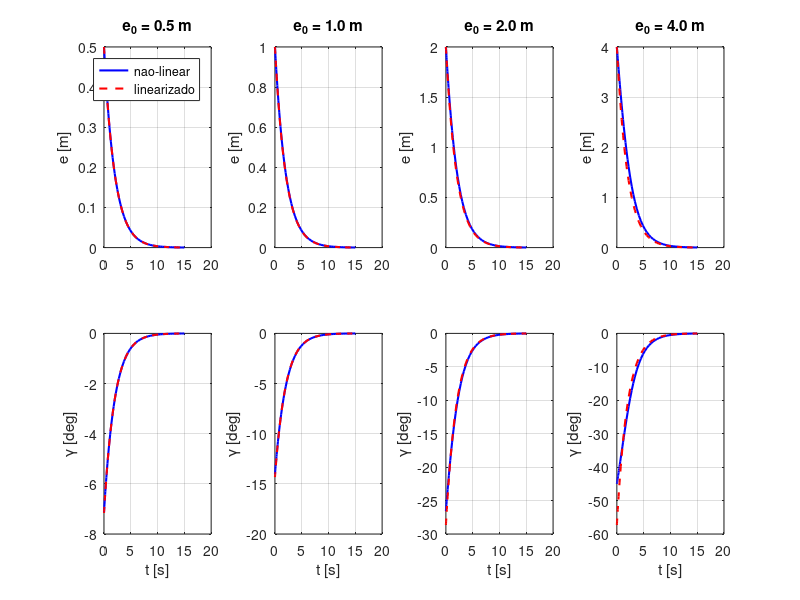

MATLAB code to generate this figure: (Note: this script raises an error after producing the figure.)
%% Analise da dinamica do lookahead: nao-linear vs linearizado
%
% Derivacao:
%   O lookahead gera psi_ref = psi_path + gamma, com gamma = atan(-e/Delta).
%   Assumindo rastreio perfeito (psi = psi_ref), o erro lateral evolui como:
%     de/dt = v * sin(gamma) = v * sin(atan(-e/Delta)) = -v*e / sqrt(Delta^2 + e^2)
%
%   Linearizando (e << Delta):
%     de/dt ≈ -(v/Delta) * e  =>  e(t) = e0 * exp(-v*t/Delta)
%     gamma(t) ≈ -(e0/Delta) * exp(-v*t/Delta)
%     Constante de tempo: tau = Delta/v
%
% Conclusao: a linearizacao casa bem para e0/Delta < ~0.5.

clear; close all;

%% Parametros
Delta = 4.0;                        % lookahead [m]
vx_list = [1.0, 2.0, 3.0];         % velocidades [m/s]
e0_list = [0.5, 1.0, 2.0, 4.0];    % erro lateral inicial [m]
tsim = 15;                          % tempo de simulacao [s]

%% Figura 1: variando e0, vx fixo
vx = 2.0;
figure('Name', 'Variando e0');

for k = 1:length(e0_list)
    e0 = e0_list(k);

    % Nao-linear
    [t_nl, e_nl] = ode45(@(t,e) -vx*e/sqrt(Delta^2 + e^2), [0 tsim], e0);
    gamma_nl = atan(-e_nl / Delta);

    % Linearizado
    tau = Delta / vx;
    e_lin = e0 * exp(-t_nl / tau);
    gamma_lin = -e_lin / Delta;

    subplot(2, length(e0_list), k);
    plot(t_nl, e_nl, 'b', 'LineWidth', 1.5); hold on;
    plot(t_nl, e_lin, 'r--', 'LineWidth', 1.5);
    ylabel('e [m]'); grid on;
    title(sprintf('e_0 = %.1f m', e0));
    if k == 1, legend('nao-linear', 'linearizado', 'Location', 'best'); end

    subplot(2, length(e0_list), k + length(e0_list));
    plot(t_nl, rad2deg(gamma_nl), 'b', 'LineWidth', 1.5); hold on;
    plot(t_nl, rad2deg(gamma_lin), 'r--', 'LineWidth', 1.5);
    ylabel('\gamma [deg]'); xlabel('t [s]'); grid on;
end
sgtitle(sprintf('vx = %.1f m/s,  \\Delta = %.1f m,  \\tau = %.1f s', vx, Delta, Delta/vx));

%% Figura 2: variando vx, e0 fixo
e0 = 1.0;
figure('Name', 'Variando vx');

for k = 1:length(vx_list)
    vx = vx_list(k);

    [t_nl, e_nl] = ode45(@(t,e) -vx*e/sqrt(Delta^2 + e^2), [0 tsim], e0);
    gamma_nl = atan(-e_nl / Delta);

    tau = Delta / vx;
    e_lin = e0 * exp(-t_nl / tau);
    gamma_lin = -e_lin / Delta;

    subplot(2, length(vx_list), k);
    plot(t_nl, e_nl, 'b', 'LineWidth', 1.5); hold on;
    plot(t_nl, e_lin, 'r--', 'LineWidth', 1.5);
    ylabel('e [m]'); grid on;
    title(sprintf('vx = %.1f m/s  (\\tau = %.1f s)', vx, tau));
    if k == 1, legend('nao-linear', 'linearizado', 'Location', 'best'); end

    subplot(2, length(vx_list), k + length(vx_list));
    plot(t_nl, rad2deg(gamma_nl), 'b', 'LineWidth', 1.5); hold on;
    plot(t_nl, rad2deg(gamma_lin), 'r--', 'LineWidth', 1.5);
    ylabel('\gamma [deg]'); xlabel('t [s]'); grid on;
end
sgtitle(sprintf('e_0 = %.1f m,  \\Delta = %.1f m', e0, Delta));

%% Figura 3: erro relativo da linearizacao
figure('Name', 'Erro da linearizacao');
for k = 1:length(e0_list)
    e0 = e0_list(k);
    vx = 2.0;

    [t_nl, e_nl] = ode45(@(t,e) -vx*e/sqrt(Delta^2 + e^2), [0 tsim], e0);
    tau = Delta / vx;
    e_lin = e0 * exp(-t_nl / tau);

    err_pct = 100 * (e_lin - e_nl) ./ max(e_nl, 1e-6);

    subplot(1, length(e0_list), k);
    plot(t_nl, err_pct, 'LineWidth', 1.5);
    ylabel('erro [%]'); xlabel('t [s]'); grid on;
    title(sprintf('e_0 = %.1f m  (e_0/\\Delta = %.1f)', e0, e0/Delta));
end
sgtitle('Erro relativo: (linearizado - nao-linear) / nao-linear');
